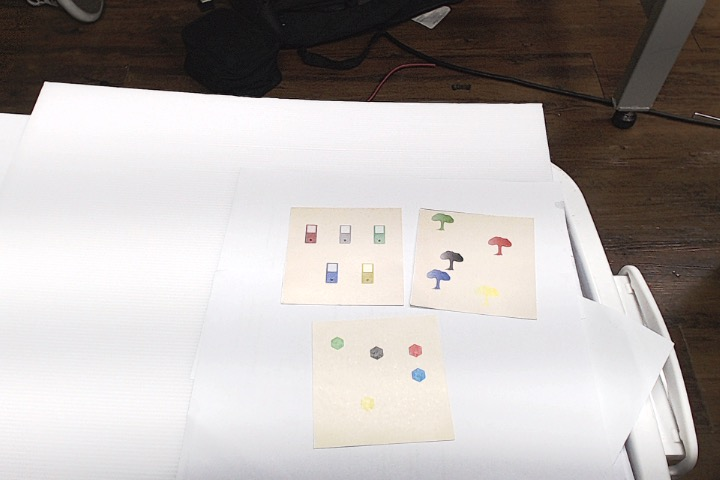
#> input picture colorTest.png, 720 x 480 px, given in place of the camera
$ python mainProject2.py
#> lines starting #> are read from the running program, lines starting #| are printed output that depends on the picture; after the words box and inside, x2 and y2 are one past the last pixel; in counts of white or black regions, pixels touching at a corner belong together
from transform import four_point_transform
import cv2
import numpy as np
import imutils
import time
import serial
import struct
import subprocess


def nothing(x):
    # any operation
    pass


cap = cv2.VideoCapture(1)
cap.set(cv2.CAP_PROP_FRAME_WIDTH, 1000)
cap.set(cv2.CAP_PROP_FRAME_HEIGHT, 760)
# cap.set(cv2.CAP_PROP_AUTOFOCUS, 0)  # turn the autofocus off
cap.set(cv2.CAP_PROP_FPS, 30)

l_h = 0
l_s = 6
l_v = 101
u_h = 106
u_s = 193
u_v = 255

x1 = 275
y1 = 11
x2 = 771
y2 = 12
x3 = 220
y3 = 525
x4 = 804
y4 = 533

rX = 100
rY = 100
gX = 100
gY = 100
bX = 100
bY = 100
yX = 100
yY = 100
blX = 100
blY = 100

serialPIC = serial.Serial(
    "/dev/cu.usbserial-AC00YIZF", 115200, 8, 'N', 1, 0, 0, 0, 0, 0)

serialPIC.setRTS(0)
serialPIC.setDTR(0)

serialAd = serial.Serial(
    "/dev/cu.usbserial-AC00YIZF", 115200, 8, 'N', 1, 0, 0, 0, 0, 0)

serialAd.setRTS(0)
serialAd.setDTR(0)


FOUND_CARD = False


stateWork = 0
font = cv2.FONT_HERSHEY_COMPLEX

while True:
    _, frame = cap.read()
#> frame is the input picture: shape (480, 720, 3); mean B, G, R 172.7, 174.6, 180.1
    _, original = cap.read()


    cv2.circle(frame, (x1, y1), 5, (0, 0, 255), -1)
#> frame: shape (480, 720, 3); 0.02% of pixels changed, all inside (x1, y1, x2, y2) = (270, 6, 281, 17)
    cv2.circle(frame, (x2, y2), 5, (0, 0, 255), -1)
    cv2.circle(frame, (x3, y3), 5, (0, 0, 255), -1)
    cv2.circle(frame, (x4, y4), 5, (0, 0, 255), -1)
    pts1 = np.float32([[x1, y1],
                       [x2, y2],
                       [x3, y3],
                       [x4, y4]])
    pts2 = np.float32([[0, 0], [500, 0], [0, 500], [500, 500]])
    matrix = cv2.getPerspectiveTransform(pts1, pts2)

    resultWarp = cv2.warpPerspective(original, matrix, (500, 500))
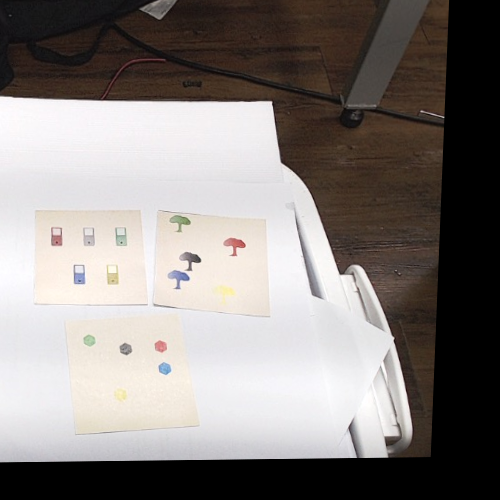
#> resultWarp: shape (500, 500, 3); mean B, G, R 126.1, 128.9, 134.7
    resultOut = cv2.warpPerspective(original, matrix, (500, 500))

    cv2.imshow("Frame", frame)


    cardCount = 0

    Mblurred = cv2.medianBlur(resultWarp, 5)
    hsv = cv2.cvtColor(Mblurred, cv2.COLOR_BGR2HSV)
#> hsv: shape (500, 500, 3); mean H, S, V 53.1, 32.5, 135.6

    lower_crop = np.array([l_h, l_s, l_v])
    upper_crop = np.array([u_h, u_s, u_v])

    mask = cv2.inRange(hsv, lower_crop, upper_crop)
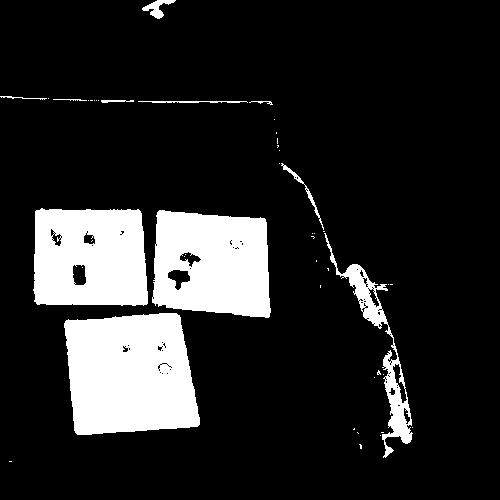
#> mask: shape (500, 500); 15.3% white; 46 white regions (35 under 20 px), largest, box (x1, y1, x2, y2) and area: (64, 313, 200, 435) 13881, (152, 210, 271, 318) 10643, (33, 208, 148, 306) 10117
    kernel = np.ones((5, 5), np.uint8)
    mask = cv2.erode(mask, kernel)
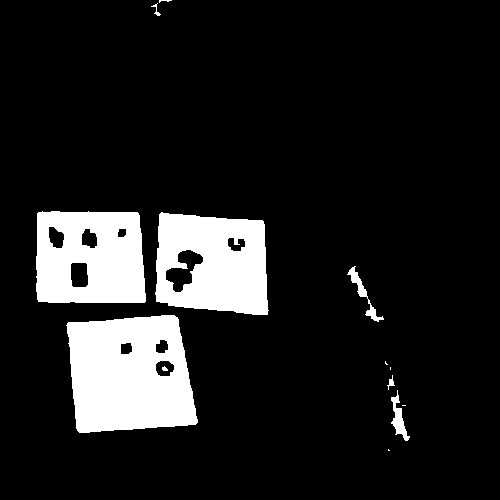
#> mask: shape (500, 500); 12.5% white; 13 white regions (5 under 20 px), largest, box (x1, y1, x2, y2) and area: (66, 315, 198, 433) 12469, (155, 212, 269, 315) 9221, (36, 211, 146, 303) 8761

    edged = cv2.Canny(mask, 50, 220)
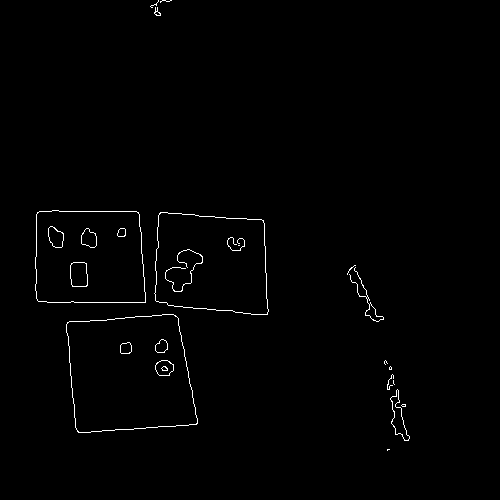
#> edged: shape (500, 500); 0.88% white in thin lines or dots, all inside (x1, y1, x2, y2) = (35, 0, 410, 451)

    contours, _ = cv2.findContours(
        mask, cv2.RETR_TREE, cv2.CHAIN_APPROX_SIMPLE)
#> contours = 22 contours, 7 with area under 20; largest, box (x1, y1, x2, y2) and area: (66, 315, 198, 433) 12700, (155, 212, 269, 315) 9933, (36, 211, 146, 303) 9458, (165, 249, 204, 293) 834, (70, 262, 89, 288) 420

    for cnt in contours:
        # time.sleep(0.1)
        area = cv2.contourArea(cnt)
#> area = 0.5
        approx = cv2.approxPolyDP(cnt, 0.02*cv2.arcLength(cnt, True), True)
#> approx = [[388, 449], [388, 450], [389, 450]]
        x = approx.ravel()[0]
#> x = 388
        y = approx.ravel()[1]
#> y = 449

        if 15000 > area > 5000:
            # time.sleep(0.1)
            # cv2.drawContours(resultWarp, [approx], 0, (0, 0, 0), 5)

            if len(approx) == 4 and stateWork == 1:
                time.sleep(0.3)
                # cv2.putText(mask, "CARD", (x, y-20), font, 1, (0, 0, 0))
                FOUND_CARD = True
                cardCount = 1


                cnts = cv2.findContours(
                    edged.copy(), cv2.RETR_LIST, cv2.CHAIN_APPROX_SIMPLE)
                cnts = imutils.grab_contours(cnts)
                cnts = sorted(cnts, key=cv2.contourArea, reverse=True)[:5]
                # [6 lines of commented-out code are left out]

                Approx = approx
                Outline = cv2.drawContours(
                    resultOut.copy(), [Approx], -5, (0, 0, 255), 1)
                ratio = Outline.shape[0] / 500
                Crop_card = four_point_transform(
                    resultWarp, Approx.reshape(4, 2) * ratio)
                Crop_card = cv2.resize(Crop_card, (int(500), int(500)))
                cv2.imshow("Outline", Outline)
                cv2.imshow("warp crop", resultWarp)
                cv2.imshow("Your_CARD", Crop_card)
                img_name = "crop_card.png"
                time.sleep(0.1)
                cv2.imwrite(img_name, Crop_card)

                imgCrop = cv2.imread("crop_card.png")

                # cardCount = 0
                stateWork = 0
                # ------ COLOR ------------

                cropBlur = cv2.medianBlur(imgCrop, 5)
                hsv_frame = cv2.cvtColor(cropBlur, cv2.COLOR_BGR2HSV)

                # [16 lines of commented-out code are left out]
                low_red = np.array([0, 32, 0])
                high_red = np.array([14, 255, 255])
                red_mask = cv2.inRange(hsv_frame, low_red, high_red)
                red = cv2.bitwise_and(imgCrop, imgCrop, mask=red_mask)
                # Blue color
                low_blue = np.array([86, 0, 0])
                high_blue = np.array([121, 255, 255])
                blue_mask = cv2.inRange(hsv_frame, low_blue, high_blue)
                blue = cv2.bitwise_and(imgCrop, imgCrop, mask=blue_mask)

                # Green color
                low_green = np.array([26, 0, 0])
                high_green = np.array([105, 111, 213])
                green_mask = cv2.inRange(hsv_frame, low_green, high_green)
                green = cv2.bitwise_and(
                    imgCrop, imgCrop, mask=green_mask)

                # Yellow color
                low_yellow = np.array([22, 56, 0])
                high_yellow = np.array([30, 255, 255])
                yellow_mask = cv2.inRange(hsv_frame, low_yellow, high_yellow)
                yellow = cv2.bitwise_and(
                    imgCrop, imgCrop, mask=yellow_mask)

                # [8 lines of commented-out code are left out]
                low_blacklow = np.array([0, 0, 0])
                high_blacklow = np.array([28, 40, 189])
                # 41 28 208
                black_mask = cv2.inRange(hsv_frame, low_blacklow, high_blacklow)
                black = cv2.bitwise_and(
                    imgCrop, imgCrop, mask=black_mask)
                cv2.imshow("black", black)


                countRed = 0
                countBlue = 0
                countYellow = 0
                countGreen = 0
                countBlack = 0
                # print("r :" + str(countRed) + " g :" + str(countGreen) + " b :" + str(countBlue) + " y :" + str(countYellow) + " black" + str(countBlack) )
                # # Contour Red
                contoursRed, _ = cv2.findContours(
                    red_mask, cv2.RETR_TREE, cv2.CHAIN_APPROX_NONE)
                try:
                    biggest_contoursRed = max(contoursRed, key=cv2.contourArea)
                    (x, y, w, h) = cv2.boundingRect(biggest_contoursRed)
                    cv2.rectangle(imgCrop, (x, y),
                                  (x+w, y+h), (0, 0, 255), 2)
                    countRed = 1

                    Mred = cv2.moments(biggest_contoursRed)
                    rX = int(Mred["m10"] / Mred["m00"])
                    rY = int(Mred["m01"] / Mred["m00"])
                    cv2.circle(imgCrop, (rX, rY), 5, (0, 0, 255), -1)
                    cv2.putText(imgCrop, 'X :' + str(rX) + " Y :" + str(rY),
                                # bottomLeftCornerOfText
                                (rX + 30, rY),
                                cv2.FONT_HERSHEY_SIMPLEX,  # font
                                0.55,                      # fontScale
                                (0, 0, 255),            # fontColor
                                1)

                # cv2.putText(resultWarp, ":" + rX, (rX - 25, rY - 25),
                #             cv2.FONT_HERSHEY_SIMPLEX, 0.5, (255, 255, 255), 2)
                except:
                    pass
                contoursBlue, _ = cv2.findContours(
                    blue_mask, cv2.RETR_TREE, cv2.CHAIN_APPROX_NONE)
                try:
                    biggest_contoursBlue = max(
                        contoursBlue, key=cv2.contourArea)
                    (x, y, w, h) = cv2.boundingRect(biggest_contoursBlue)
                    cv2.rectangle(imgCrop, (x, y),
                                  (x+w, y+h), (255, 0, 0), 2)
                    countBlue = 1

                    Mblue = cv2.moments(biggest_contoursBlue)
                    bX = int(Mblue["m10"] / Mblue["m00"])
                    bY = int(Mblue["m01"] / Mblue["m00"])
                    cv2.circle(imgCrop, (bX, bY), 5, (255, 0, 0), -1)
                    cv2.putText(imgCrop, 'X :' + str(bX) + " Y :" + str(bY),
                                # bottomLeftCornerOfText
                                (bX + 30, bY),
                                cv2.FONT_HERSHEY_SIMPLEX,  # font
                                0.55,                      # fontScale
                                (255, 0, 0),            # fontColor
                                1)

                except:
                    pass

                contoursGreen, _ = cv2.findContours(
                    green_mask, cv2.RETR_TREE, cv2.CHAIN_APPROX_NONE)
                try:
                    biggest_contoursGreen = max(
                        contoursGreen, key=cv2.contourArea)
                    (x, y, w, h) = cv2.boundingRect(biggest_contoursGreen)
                    cv2.rectangle(imgCrop, (x, y),
                                  (x+w, y+h), (0, 255, 0), 2)
                    countGreen = 1

                    Mgreen = cv2.moments(biggest_contoursGreen)
                    gX = int(Mgreen["m10"] / Mgreen["m00"])
                    gY = int(Mgreen["m01"] / Mgreen["m00"])
                    cv2.circle(imgCrop, (gX, gY), 5, (0, 255, 0), -1)
                    cv2.putText(imgCrop, 'X :' + str(gX) + " Y :" + str(gY),
                                # bottomLeftCornerOfText
                                (gX + 30, gY),
                                cv2.FONT_HERSHEY_SIMPLEX,  # font
                                0.55,                      # fontScale
                                (0, 255, 0),            # fontColor
                                1)

                    pGx = gX*0.8
                    pGy = gY*0.8
                    cv2.circle(imgCrop, (pGx, pGy), 5, (0, 255, 0), -1)

                except:
                    pass

                contoursYellow, _ = cv2.findContours(
                    yellow_mask, cv2.RETR_TREE, cv2.CHAIN_APPROX_NONE)

                try:
                    biggest_contoursYellow = max(
                        contoursYellow, key=cv2.contourArea)
                    (x, y, w, h) = cv2.boundingRect(biggest_contoursYellow)
                    cv2.rectangle(imgCrop, (x, y),
                                  (x+w, y+h), (0, 255, 255), 2)
                    countYellow = 1

                    Myellow = cv2.moments(biggest_contoursYellow)
                    yX = int(Myellow["m10"] / Myellow["m00"])
                    yY = int(Myellow["m01"] / Myellow["m00"])
                    cv2.circle(imgCrop, (yX, yY), 5, (0, 255, 255), -1)
                    cv2.putText(imgCrop, 'X :' + str(yX) + " Y :" + str(yY),
                                # bottomLeftCornerOfText
                                (yX + 30, yY),
                                cv2.FONT_HERSHEY_SIMPLEX,  # font
                                0.55,                      # fontScale
                                (0, 255, 255),            # fontColor
                                1)

                except:
                    pass

                contoursBlack, _ = cv2.findContours(
                    black_mask, cv2.RETR_TREE, cv2.CHAIN_APPROX_NONE)

                try:
                    biggest_contoursBlack = max(
                        contoursBlack, key=cv2.contourArea)
                    (x, y, w, h) = cv2.boundingRect(biggest_contoursBlack)
                    cv2.rectangle(imgCrop, (x, y), (x+w, y+h), (0, 0, 0), 2)
                    countBlack = 1

                    Mblack = cv2.moments(biggest_contoursBlack)
                    blX = int(Mblack["m10"] / Mblack["m00"])
                    blY = int(Mblack["m01"] / Mblack["m00"])
                    cv2.circle(imgCrop, (blX, blY), 5, (0, 0, 0), -1)
                    cv2.putText(imgCrop, 'X :' + str(blX) + " Y :" + str(blY),
                                # bottomLeftCornerOfText
                                (blX + 30, blY),
                                cv2.FONT_HERSHEY_SIMPLEX,  # font
                                0.55,                      # fontScale
                                (0, 0, 0),            # fontColor
                                1)


                except:
                    pass

                cv2.imshow("IMAGE", imgCrop)

                # cmands = 9
                rX = int(250-(rX/2))
                rY = int(rY/2)
                gX = int(250-(gX/2))
                gY = int(gY/2)
                bX = int(250-(bX/2))
                bY = int(bY/2)
                yX = int(250-(yX/2))
                yY = int(yY/2)
                blX = int(250-(blX/2))
                blY = int(blY/2)

                # rx = (rx)

                # Send = [int(rX/2),int(250-(rY/2)),int(gX/2),int(250-(gY/2)),int(bX/2),int(250-(bY/2)),int(yX/2),int(250-(yY/2)),int(blX/2),int(250-(blY/2))]
                Send = [rX,rY,gX,gY,bX,bY,yX,yY,blX,blY]
                print(Send)
                print(rX, rY, gX, gY, bX, bY, yX, yY, blX, blY)

                for i in Send:
                    time.sleep(0.1)
                    c = struct.pack('B', i)
                    serialPIC.write(c)
                    # [13 lines of commented-out code are left out]
                for sCount in range(11 ,15):
                    print(sCount)
                    Rpic = serialPIC.read()
                    Radr = serialAD.read()
                    if Rpic == b'1' and p0 == 0:
                        print(Rpic)
                        keep = struct.pack('B', 1)
                        if f1 == 0 :
                            serialAd.write(keep)  # Earth
                            f1 = 1
                        elif Radr == b'1':
                            cmands = 1
                            for i1 in Send:
                                time.sleep(0.1)
                                c = struct.pack('B', i1)
                                serialPIC.write(c)
                                print('cmands : ' + (cmands))
                                # print(i1)
                            p0 = 5
                        else:
                            continue
                    elif Rpic == b'0' and p0 == 5:
                        print(Rpic)
                        paste = struct.pack('B', 0)
                        if f2 == 0:
                            serialAd.write(paste)  # Earth
                            f2 = 1
                        elif Radr == b'0':
                            cmands = sCount
                            for i0 in Send:
                                time.sleep(0.1)
                                c = struct.pack('B', i0)
                                serialPIC.write(c)
                                print('cmands : ' + (cmands))
                                # print(i0)
                            p0 = 0

                        else:
                            continue
                    else:
                        continue
                    f1 = 0
                    f2 = 0

                #     print(sCount)
                subprocess.call(["afplay", "beep-06.wav"])


            else:
                pass

            # print(" Loop staetWork : "+str(stateWork) + " Card : " + str(cardCount))


        k = cv2.waitKey(1)
#> (key Esc is pressed here)

        if k % 256 == 27:
            # ESC pressed
            print("Escape hit, closing...")
            break
        elif k % 256 == 32:
            print("spacebar Reset...")
            cv2.putText(frame, 'Reset...',
                        # bottomLeftCornerOfText
                        (100, 200),
                        cv2.FONT_HERSHEY_SIMPLEX,  # font
                        2,                      # fontScale
                        (0, 255, 0),            # fontColor
                        2)
            stateWork = 1

        else:
            pass


    cv2.imshow("edged", edged)

    cv2.imshow("Mask", mask)

    # print("staetWork : "+str(stateWork) + " Card : " + str(cardCount))


    key = cv2.waitKey(1)
#> (key Esc is pressed here)
    if key == 27:
        break

cap.release()
cv2.destroyAllWindows()
